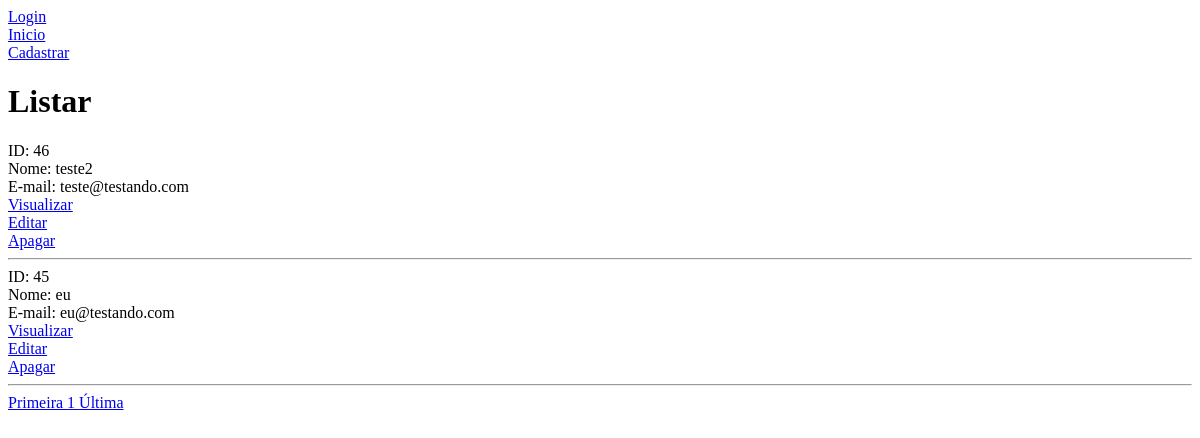
Before: /listar.php with the older database file.
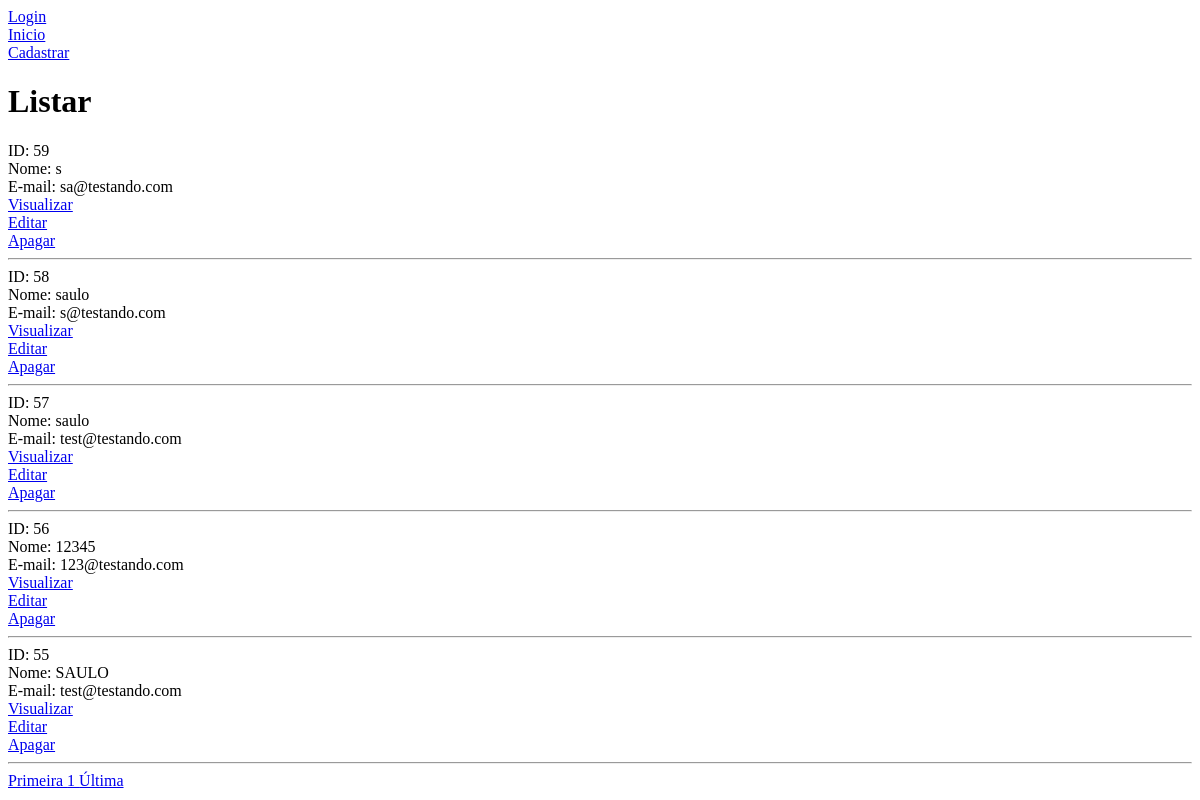
After: the same page with the newer database file.
### tables this page shows
CREATE TABLE IF NOT EXISTS `usuarios` (
  `id` int(11) NOT NULL AUTO_INCREMENT,
  `nome` varchar(24) NOT NULL,
  `email` varchar(24) NOT NULL,
  `senha` varchar(24) NOT NULL,
  `chave` varchar(220) DEFAULT NULL,
  `sits_usuario_id` int(11) NOT NULL DEFAULT '3',
  PRIMARY KEY (`id`)
);

### listar.php (the view, shortened to what this page needs)
<?php
include_once './conexao.php';
?>
<!DOCTYPE html>
<html>
    <head>
    </head>
    <body>
        <a href="login.php">Login</a><br>
        <a href="index.html">Inicio</a><br>
        <a href="cadastro.php">Cadastrar</a><br>
        <h1>Listar</h1>
        <?php
        $pagina_atual = filter_input(INPUT_GET, "page", FILTER_SANITIZE_NUMBER_INT);
        $pagina = (!empty($pagina_atual)) ? $pagina_atual : 1;
        $limite_resultado = 40;
        $inicio = ($limite_resultado * $pagina) - $limite_resultado;
        $query_usuario = "SELECT id, nome, email FROM usuarios ORDER BY id DESC LIMIT $inicio, $limite_resultado";
        $result_usuarios = $conn->prepare($query_usuario);
        $result_usuarios->execute();
        if(($result_usuarios) and ($result_usuarios->rowCount() != 0)) {
            while($row_usuario = $result_usuarios->fetch(PDO::FETCH_ASSOC)){
                extract($row_usuario);
                echo "ID: $id <br>";
                echo "Nome: $nome <br>";
                echo "E-mail: $email <br>";
                echo "<a href='visualizar.php?id=$id'>Visualizar</a><br>";
                echo "<a href='editar.php?id=$id'>Editar</a><br>";
                echo "<a href='apagar.php?id=$id'>Apagar</a><br>";
                echo "<hr>";
            }
            $query_qnt_registro = "SELECT COUNT(id) AS num_result FROM usuarios";
            $result_qnt_registros = $conn->prepare($query_qnt_registro);
            $result_qnt_registros->execute();
            $row_qnt_registros = $result_qnt_registros->fetch(PDO::FETCH_ASSOC);
            $qnt_pagina = ceil($row_qnt_registros['num_result'] / $limite_resultado);
            echo "<a href='index.php?page=1'>Primeira </a>";
            echo "<a href=' #'>$pagina </a>";
            echo "<a href='index.php?page=$qnt_pagina'>Última </a>";
        }
        else{
            echo "<p style='color: #f00; '>Nenhum usuário nessa página !</p>";
        }
        ?>
    </body>
</html>

Changed rows visible on the page:
removed usuarios: id "46", nome "teste2", email "teste@testando.com"
removed usuarios: id "45", nome "eu", email "eu@testando.com"
added usuarios: id "59", nome "s", email "sa@testando.com"
added usuarios: id "58", nome "saulo", email "s@testando.com"
added usuarios: id "57", nome "saulo", email "test@testando.com"
added usuarios: id "56", nome "12345", email "123@testando.com"
added usuarios: id "55", nome "SAULO", email "test@testando.com"
